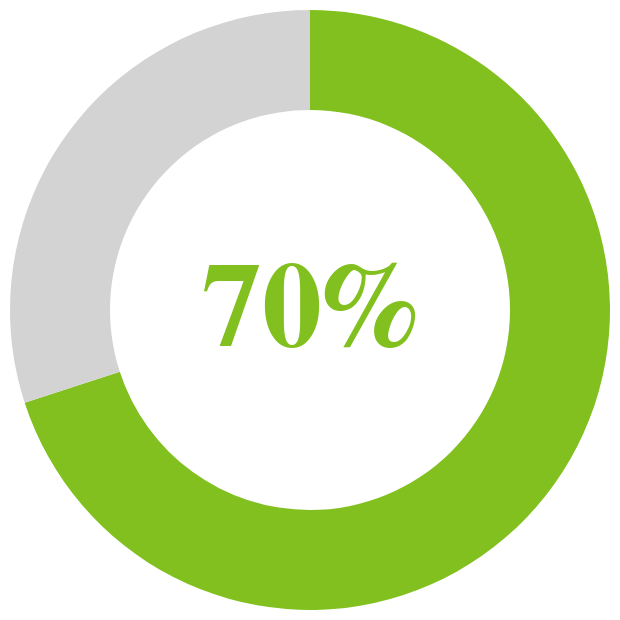

Notebook source saved alongside this figure:
### Code cell
text = alt.Chart(df.head(1)).mark_text(
    align='center',
    baseline='middle',
    fontSize=60,
    fontWeight='bold'
).encode(
    text='label',
    color=alt.Color('color', scale=None)
).properties(
    width=300,
    height=300
) 

chart + text

### Figure 1 — Vega-Lite specification as saved in the notebook (floating-point values rounded to 4 significant figures)
{"config": {"view": {"continuousWidth": 300, "continuousHeight": 300}}, "layer": [{"data": {"name": "data-9e1d92d478b8e22793b2b4364440c5e8"}, "mark": {"type": "arc", "innerRadius": 100, "outerRadius": 150}, "encoding": {"color": {"field": "color", "scale": null, "type": "nominal"}, "theta": {"field": "percentage", "type": "quantitative"}, "tooltip": {"field": "label", "type": "nominal"}}}, {"data": {"name": "data-c211c4aeca948d005f738eaea1da2b00"}, "mark": {"type": "text", "align": "center", "baseline": "middle", "fontSize": 60, "fontWeight": "bold"}, "encoding": {"color": {"field": "color", "scale": null, "type": "nominal"}, "text": {"field": "label", "type": "nominal"}}}], "height": 300, "width": 300, "$schema": "https://vega.github.io/schema/vega-lite/v5.20.1.json", "datasets": {"data-9e1d92d478b8e22793b2b4364440c5e8": [{"percentage": 0.7, "label": "70%", "color": "#81c01e"}, {"percentage": 0.3, "label": "30%", "color": "lightgray"}], "data-c211c4aeca948d005f738eaea1da2b00": [{"percentage": 0.7, "label": "70%", "color": "#81c01e"}]}}
